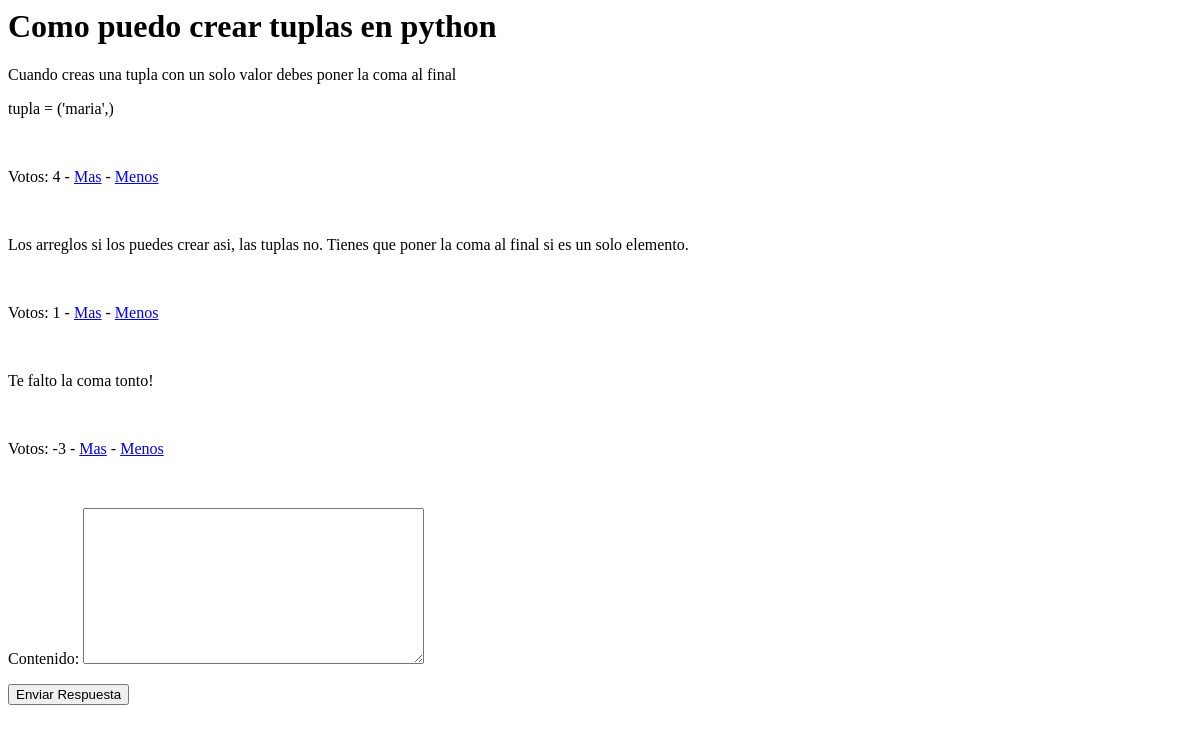
/preguntas/1/, run on an earlier commit of the app's database.
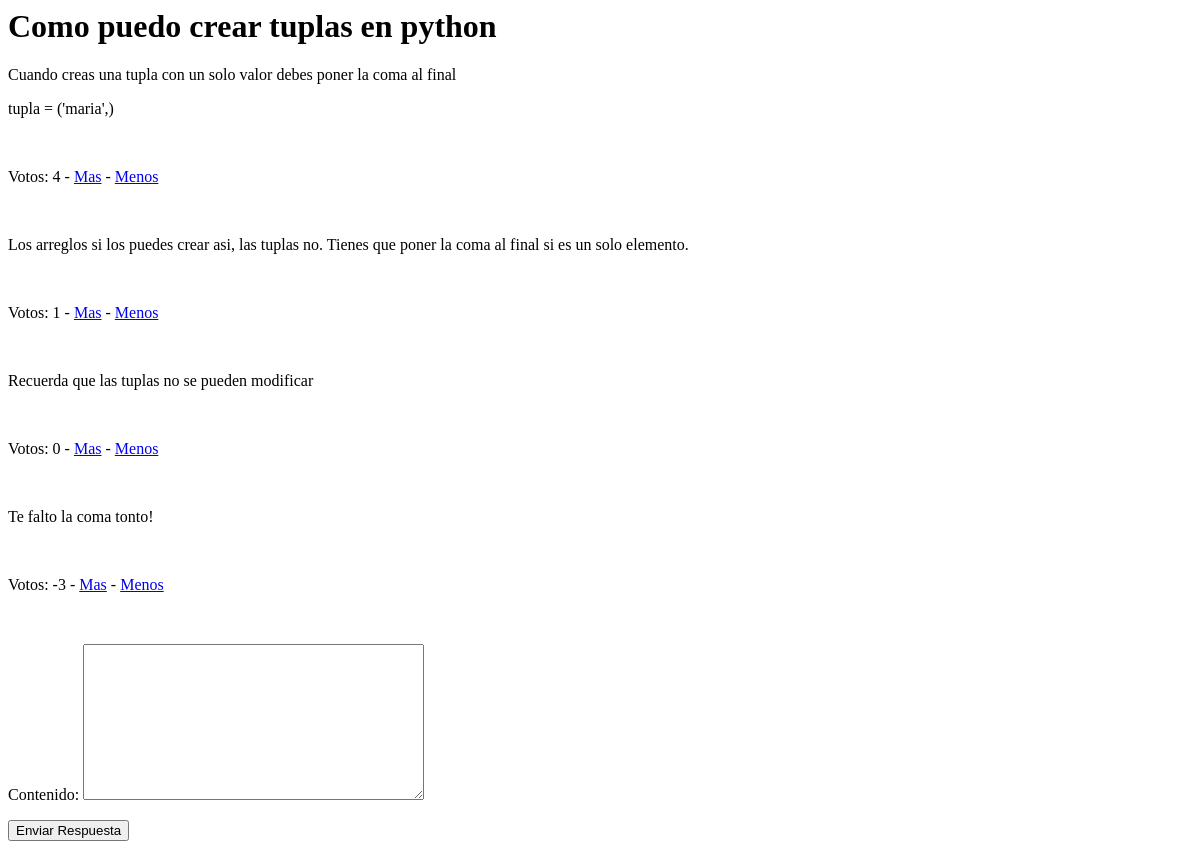
And on a later commit of the database.
### askme/models.py (models this page shows, shortened)
class Pregunta(models.Model):
	asunto = models.CharField(max_length=150)
	descripcion = models.TextField()
	fecha_pub = models.DateTimeField(auto_now_add=True)
	popularidad = models.IntegerField(default=0)
	respuestas = models.IntegerField(default=0)
	categoria = models.ForeignKey(Categoria)
	usuario = models.ForeignKey(User)

class Respuesta(models.Model):
	pregunta = models.ForeignKey(Pregunta)
	contenido = models.TextField()
	respuesta_fecha_pub = models.DateTimeField(auto_now_add=True)
	usuario = models.ForeignKey(User)
	votos = models.IntegerField(default=0)

### askme/views.py (the view, shortened to what this page needs)
# urls.py: url(r'^(?P<pk>\d+)/$', views.PreguntaDetailView.as_view(), name='detalle'),
class PreguntaDetailView(FormMixin, DetailView):
	model = Pregunta
	template_name = "detalle.html"
	form_class = RespuestaForm
	def get_queryset(self):
		return Pregunta.objects.all()
	def get_context_data(self, **kwargs):
		context = super(PreguntaDetailView, self).get_context_data(**kwargs)
		context['form'] = RespuestaForm()
		return context

### askme/forms.py
class RespuestaForm(forms.ModelForm):
	class Meta:
		model = Respuesta
		fields = ('contenido',)

### askme/templates/detalle.html (shortened to what this page needs)
<h1>{{ pregunta.asunto }}</h1>
{% for respuesta in pregunta.respuesta_set.all|dictsortreversed:'votos' %}
	<p>{{ respuesta.contenido|linebreaks }}</p><br />
	<p>Votos: {{ respuesta.votos }} - <a href="{% url 'preguntas:plus' respuesta.id %}">Mas</a> - <a href="{% url 'preguntas:minus' respuesta.id %}">Menos</a></p><br />
{% endfor %}
<form action="" method="post">
	{{ form.as_p }}
	<input type="submit" value="Enviar Respuesta">
</form>

What changed in the data, as far as the page shows it:
added Respuesta: contenido "Recuerda que las tuplas no se pueden modificar", votos "0"
